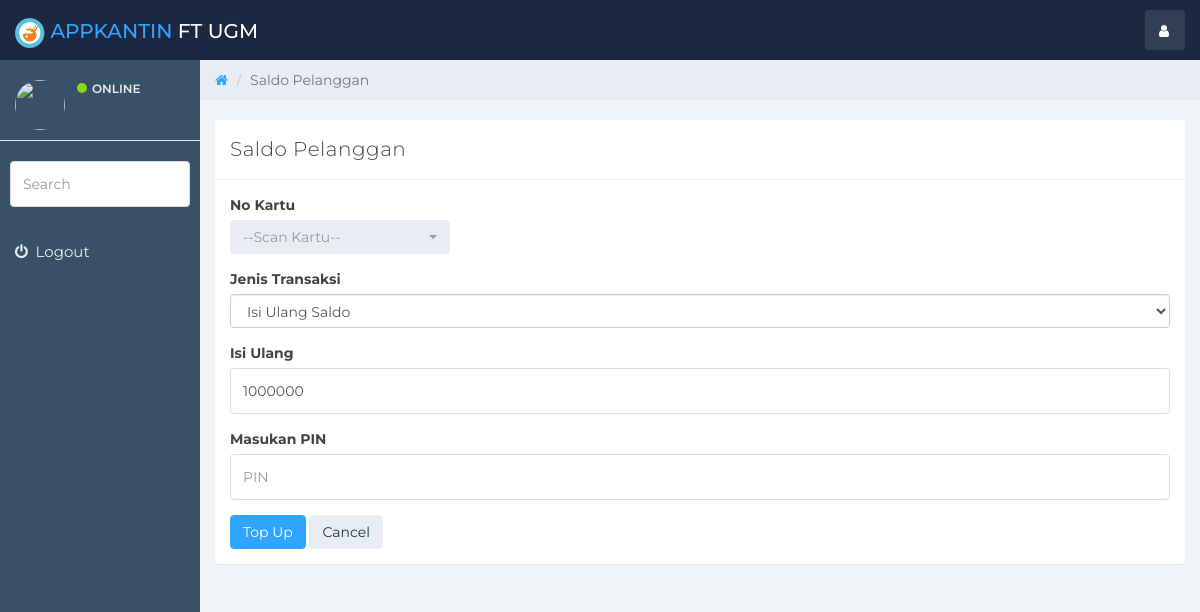
Page /saldo/update/29.html on the earlier database version.
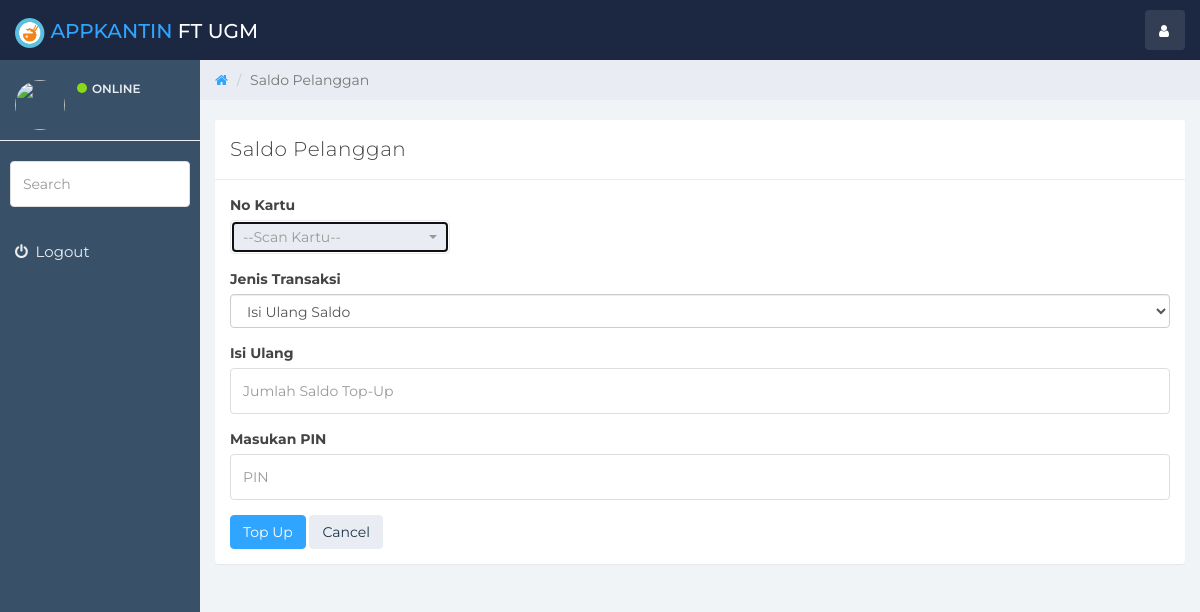
Same page on the later database version.
### tables this page shows
CREATE TABLE `saldo` (
  `id_saldo` int(11) NOT NULL,
  `no_pelanggan` varchar(30) DEFAULT NULL,
  `saldo` int(10) DEFAULT 0,
  `pengeluaran` int(10) DEFAULT 0,
  `waktu` varchar(50) DEFAULT NULL
);

### application/controllers/Saldo.php (called while the page is built, shortened)
<?php
class Saldo extends CI_Controller
{
    function __construct()
    {
        $this->load->model('Saldo_model');
        $this->load->library('form_validation');
    }
			?>
			<?php
    public function update($id)
    {
        $row = $this->Saldo_model->get_by_id($id);
        if ($row) {
            $data = array(
                'button' => 'Update',
                'action' => site_url('saldo/update_action'),
		'id_saldo' => set_value('id_saldo', $row->id_saldo),
        'saldo' => set_value('saldo', $row->saldo),
        'saldo_tambahan' => set_value('saldo_tambahan', $row->saldo_tambahan),
		'tarik_tunai' => set_value('tarik_tunai', $row->tarik_tunai),
		'no_pelanggan' => set_value('no_pelanggan', $row->no_pelanggan),
        'konten' => 'saldo/saldo_form',
            'jdl' => 'Saldo Pelanggan',
	    );
            $this->load->view('v_index', $data);
        } else {
            $this->session->set_flashdata('message', 'Record Not Found');
            redirect(site_url('saldo'));
        }
    }
}

### index.php (called while the page is built, shortened)
<?php
require_once BASEPATH.'core/CodeIgniter.php';

### application/models/Saldo_model.php (called while the page is built, shortened)
<?php
class Saldo_model extends CI_Model
{
    public $table = 'saldo';
    public $id = 'id_saldo';
    function get_by_id($id)
    {
        $this->db->where($this->id, $id);
        return $this->db->get($this->table)->row();
    }
}

### application/views/saldo/saldo_form.php (the view, shortened to what this page needs)
<form method="post">
        <div class="form-group">
            <label for="varchar">No Kartu <?php echo form_error('no_pelanggan') ?></label>
            <br>
          <select id="no_pelanggan" name="no_pelanggan" class="selectpicker" class="form-control" data-live-search="true" autofocus>
          <option disabled selected value>--Scan Kartu-- </option>
          </select>
        </div>
        <div class="form-group">
            <label>Jenis Transaksi </label>
            <select name="metode" class="form-control" id="metode">
              <option value="topup">Isi Ulang Saldo</option>
            </select>
        </div>
        <div class="form-group" id="id_topup">
            <label for="int">Isi Ulang <?php echo form_error('saldo_tambahan') ?></label>
            <input type="number" class="form-control" name="saldo_tambahan" id="saldo_tambahan" placeholder="Jumlah Saldo Top-Up" value="<?php echo $saldo_tambahan; ?>" />
        </div>
        <div>
        <div class="form-group" id="id_pin">
        <label>Masukan PIN</label><br>
								<input class="form-control" placeholder="PIN" name="pin" type="password" value="">
				</div>
        <button id="tombol_topup" type="submit" formaction="saldo/create_action" class="btn btn-primary">Top Up</button>
        <a href="<?php echo site_url('saldo') ?>" class="btn btn-default">Cancel</a>
    </form>

Differences in the rows shown:
no longer on this page (row edited): saldo: saldo_tambahan "1000000"
